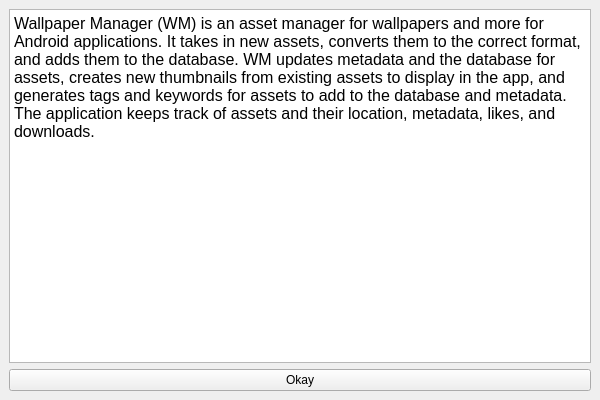
<?xml version="1.0" encoding="UTF-8"?>
<ui version="4.0">
 <class>MainWindow</class>
 <widget class="QMainWindow" name="MainWindow">
  <property name="geometry">
   <rect>
    <x>0</x>
    <y>0</y>
    <width>600</width>
    <height>400</height>
   </rect>
  </property>
  <property name="minimumSize">
   <size>
    <width>300</width>
    <height>400</height>
   </size>
  </property>
  <property name="maximumSize">
   <size>
    <width>1920</width>
    <height>1080</height>
   </size>
  </property>
  <property name="windowTitle">
   <string>Wallpapers &amp; More Asset Manager</string>
  </property>
  <widget class="QWidget" name="centralwidget">
   <layout class="QVBoxLayout" name="verticalLayout">
    <item>
     <widget class="QTextBrowser" name="textBrowser">
      <property name="font">
       <font>
        <family>Arial</family>
       </font>
      </property>
      <property name="html">
       <string>&lt;!DOCTYPE HTML PUBLIC &quot;-//W3C//DTD HTML 4.0//EN&quot; &quot;http://www.w3.org/TR/REC-html40/strict.dtd&quot;&gt;
&lt;html&gt;&lt;head&gt;&lt;meta name=&quot;qrichtext&quot; content=&quot;1&quot; /&gt;&lt;meta charset=&quot;utf-8&quot; /&gt;&lt;style type=&quot;text/css&quot;&gt;
p, li { white-space: pre-wrap; }
hr { height: 1px; border-width: 0; }
li.unchecked::marker { content: &quot;\2610&quot;; }
li.checked::marker { content: &quot;\2612&quot;; }
&lt;/style&gt;&lt;/head&gt;&lt;body style=&quot; font-family:'Arial'; font-size:9pt; font-weight:400; font-style:normal;&quot;&gt;
&lt;p style=&quot; margin-top:0px; margin-bottom:0px; margin-left:0px; margin-right:0px; -qt-block-indent:0; text-indent:0px;&quot;&gt;&lt;span style=&quot; font-family:'Segoe UI'; font-size:12pt;&quot;&gt;Wallpaper Manager (WM) is an asset manager for wallpapers and more for Android applications. It takes in new assets, converts them to the correct format, and adds them to the database. WM updates metadata and the database for assets, creates new thumbnails from existing assets to display in the app, and generates tags and keywords for assets to add to the database and metadata. The application keeps track of assets and their location, metadata, likes, and downloads.&lt;/span&gt;&lt;/p&gt;&lt;/body&gt;&lt;/html&gt;</string>
      </property>
     </widget>
    </item>
    <item>
     <widget class="QPushButton" name="OkayButton">
      <property name="text">
       <string>Okay</string>
      </property>
     </widget>
    </item>
   </layout>
  </widget>
  <action name="actionFile">
   <property name="checkable">
    <bool>true</bool>
   </property>
   <property name="text">
    <string>File</string>
   </property>
  </action>
  <action name="actionFolder">
   <property name="text">
    <string>Folder</string>
   </property>
  </action>
  <action name="actionAbout_WM">
   <property name="text">
    <string>About WM</string>
   </property>
  </action>
 </widget>
 <resources/>
 <connections/>
</ui>
